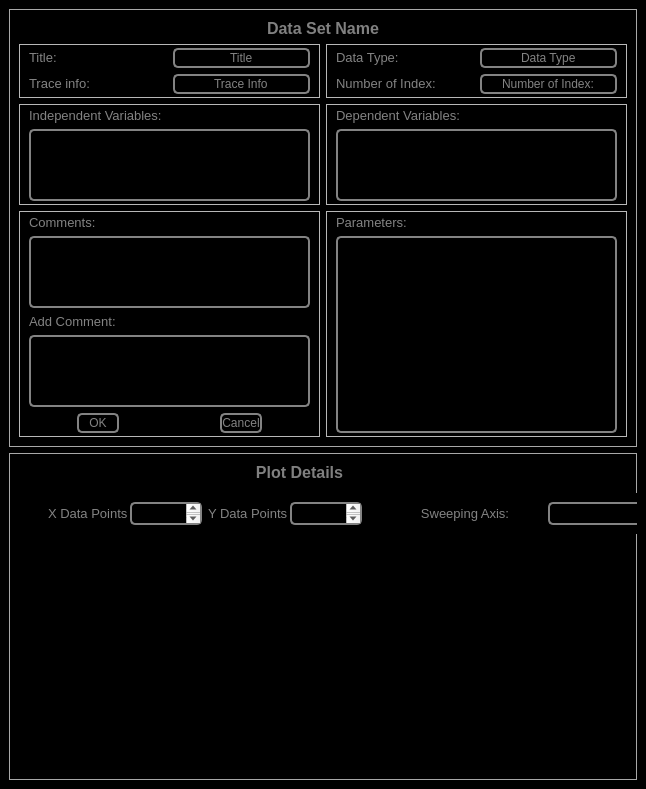
<?xml version="1.0" encoding="UTF-8"?>
<ui version="4.0">
 <class>MainWindow</class>
 <widget class="QMainWindow" name="MainWindow">
  <property name="geometry">
   <rect>
    <x>0</x>
    <y>0</y>
    <width>646</width>
    <height>789</height>
   </rect>
  </property>
  <property name="windowTitle">
   <string>Data Info</string>
  </property>
  <property name="windowIcon">
   <iconset resource="../../../Resources/nSOTScannerResources.qrc">
    <normaloff>:/nSOTScanner/Pictures/jj_schema.svg</normaloff>:/nSOTScanner/Pictures/jj_schema.svg</iconset>
  </property>
  <widget class="QWidget" name="centralwidget">
   <property name="styleSheet">
    <string notr="true">#centralwidget
{
background-color: rgb(0, 0, 0);
}</string>
   </property>
   <layout class="QVBoxLayout" name="verticalLayout_3" stretch="1,1">
    <item>
     <widget class="QFrame" name="frame_DataDetails">
      <property name="styleSheet">
       <string notr="true">#frame_DataDetails{
border:1px solid rgb(168,168,168)
}</string>
      </property>
      <property name="frameShape">
       <enum>QFrame::StyledPanel</enum>
      </property>
      <property name="frameShadow">
       <enum>QFrame::Raised</enum>
      </property>
      <layout class="QGridLayout" name="gridLayout" rowstretch="0,1,2,3,0" columnstretch="1,1">
       <item row="3" column="1">
        <widget class="QFrame" name="frame_DependentVariables">
         <property name="frameShape">
          <enum>QFrame::StyledPanel</enum>
         </property>
         <property name="frameShadow">
          <enum>QFrame::Raised</enum>
         </property>
         <layout class="QVBoxLayout" name="verticalLayout_2">
          <property name="topMargin">
           <number>3</number>
          </property>
          <property name="bottomMargin">
           <number>3</number>
          </property>
          <item>
           <widget class="QLabel" name="label_DependentVariables">
            <property name="text">
             <string>&lt;html&gt;&lt;head/&gt;&lt;body&gt;&lt;p&gt;&lt;span style=&quot; font-size:10pt; color:#838383;&quot;&gt;Dependent Variables:&lt;/span&gt;&lt;/p&gt;&lt;/body&gt;&lt;/html&gt;</string>
            </property>
           </widget>
          </item>
          <item>
           <widget class="QListWidget" name="listWidget_DependentVariables">
            <property name="styleSheet">
             <string notr="true">QListWidget#listWidget_DependentVariables{
color: rgb(131,131,131);
background-color:rgb(0,0,0);
border: 2px solid  rgb(131,131,131);
border-radius: 5px
}

QScrollBar:horizontal {
   border: 0px;
   background: black;
   height: 15px;
}
QScrollBar:vertical {
   border: 0px;
   background: black;
   width: 15px;
}</string>
            </property>
           </widget>
          </item>
         </layout>
        </widget>
       </item>
       <item row="3" column="0">
        <widget class="QFrame" name="frame_IndependentVariables">
         <property name="frameShape">
          <enum>QFrame::StyledPanel</enum>
         </property>
         <property name="frameShadow">
          <enum>QFrame::Raised</enum>
         </property>
         <layout class="QVBoxLayout" name="verticalLayout_4">
          <property name="topMargin">
           <number>3</number>
          </property>
          <property name="bottomMargin">
           <number>3</number>
          </property>
          <item>
           <widget class="QLabel" name="label_IndependentVariables">
            <property name="text">
             <string>&lt;html&gt;&lt;head/&gt;&lt;body&gt;&lt;p&gt;&lt;span style=&quot; font-size:10pt; color:#838383;&quot;&gt;Independent Variables:&lt;/span&gt;&lt;/p&gt;&lt;/body&gt;&lt;/html&gt;</string>
            </property>
           </widget>
          </item>
          <item>
           <widget class="QListWidget" name="listWidget_IndependentVariables">
            <property name="styleSheet">
             <string notr="true">QListWidget#listWidget_IndependentVariables{
color: rgb(131,131,131);
background-color:rgb(0,0,0);
border: 2px solid  rgb(131,131,131);
border-radius: 5px
}

QScrollBar:horizontal {
   border: 0px;
   background: black;
   height: 15px;
}
QScrollBar:vertical {
   border: 0px;
   background: black;
   width: 15px;
}</string>
            </property>
           </widget>
          </item>
         </layout>
        </widget>
       </item>
       <item row="0" column="0" colspan="2">
        <widget class="QLabel" name="label_DataSetName">
         <property name="font">
          <font>
           <pointsize>12</pointsize>
           <weight>75</weight>
           <bold>true</bold>
          </font>
         </property>
         <property name="styleSheet">
          <string notr="true">color:grey</string>
         </property>
         <property name="text">
          <string>Data Set Name</string>
         </property>
         <property name="alignment">
          <set>Qt::AlignCenter</set>
         </property>
        </widget>
       </item>
       <item row="4" column="0">
        <widget class="QFrame" name="frame_Comments">
         <property name="frameShape">
          <enum>QFrame::StyledPanel</enum>
         </property>
         <property name="frameShadow">
          <enum>QFrame::Raised</enum>
         </property>
         <layout class="QGridLayout" name="gridLayout_2" rowstretch="0,3,0,2,1" columnstretch="1,1,1,1,1,1">
          <property name="topMargin">
           <number>3</number>
          </property>
          <property name="bottomMargin">
           <number>3</number>
          </property>
          <item row="0" column="0" colspan="2">
           <widget class="QLabel" name="label_Comments">
            <property name="text">
             <string>&lt;html&gt;&lt;head/&gt;&lt;body&gt;&lt;p&gt;&lt;span style=&quot; font-size:10pt; color:#838383;&quot;&gt;Comments:&lt;/span&gt;&lt;/p&gt;&lt;/body&gt;&lt;/html&gt;</string>
            </property>
           </widget>
          </item>
          <item row="1" column="0" colspan="6">
           <widget class="QTextEdit" name="textEdit_CurrentComments">
            <property name="styleSheet">
             <string notr="true">QTextEdit#textEdit_CurrentComments{
color: rgb(131,131,131);
background-color:rgb(0,0,0);
border: 2px solid  rgb(131,131,131);
border-radius: 5px
}</string>
            </property>
            <property name="readOnly">
             <bool>true</bool>
            </property>
           </widget>
          </item>
          <item row="2" column="0" colspan="3">
           <widget class="QLabel" name="label_AddComments">
            <property name="text">
             <string>&lt;html&gt;&lt;head/&gt;&lt;body&gt;&lt;p&gt;&lt;span style=&quot; font-size:10pt; color:#838383;&quot;&gt;Add Comment:&lt;/span&gt;&lt;/p&gt;&lt;/body&gt;&lt;/html&gt;</string>
            </property>
           </widget>
          </item>
          <item row="3" column="0" colspan="6">
           <widget class="QTextEdit" name="textEdit_AddComments">
            <property name="styleSheet">
             <string notr="true">QTextEdit#textEdit_AddComments{
color: rgb(131,131,131);
background-color:rgb(0,0,0);
border: 2px solid  rgb(131,131,131);
border-radius: 5px
}</string>
            </property>
           </widget>
          </item>
          <item row="4" column="0">
           <spacer name="horizontalSpacer">
            <property name="orientation">
             <enum>Qt::Horizontal</enum>
            </property>
            <property name="sizeHint" stdset="0">
             <size>
              <width>50</width>
              <height>20</height>
             </size>
            </property>
           </spacer>
          </item>
          <item row="4" column="1">
           <widget class="QPushButton" name="pushButton_ok">
            <property name="sizePolicy">
             <sizepolicy hsizetype="Preferred" vsizetype="Preferred">
              <horstretch>0</horstretch>
              <verstretch>0</verstretch>
             </sizepolicy>
            </property>
            <property name="styleSheet">
             <string notr="true">QPushButton:pressed#pushButton_ok{
color: rgb(0,0,0);
background-color:rgb(131,131,131);
border: 1px solid rgb(0,0,0);
border-radius: 5px
}

QPushButton#pushButton_ok{
color: rgb(131,131,131);
background-color:rgb(0,0,0);
border: 2px solid  rgb(131,131,131);
border-radius: 5px
}</string>
            </property>
            <property name="text">
             <string>OK</string>
            </property>
           </widget>
          </item>
          <item row="4" column="2">
           <spacer name="horizontalSpacer_2">
            <property name="orientation">
             <enum>Qt::Horizontal</enum>
            </property>
            <property name="sizeHint" stdset="0">
             <size>
              <width>49</width>
              <height>20</height>
             </size>
            </property>
           </spacer>
          </item>
          <item row="4" column="3">
           <spacer name="horizontalSpacer_3">
            <property name="orientation">
             <enum>Qt::Horizontal</enum>
            </property>
            <property name="sizeHint" stdset="0">
             <size>
              <width>50</width>
              <height>20</height>
             </size>
            </property>
           </spacer>
          </item>
          <item row="4" column="4">
           <widget class="QPushButton" name="pushButton_Cancel">
            <property name="sizePolicy">
             <sizepolicy hsizetype="Preferred" vsizetype="Preferred">
              <horstretch>0</horstretch>
              <verstretch>0</verstretch>
             </sizepolicy>
            </property>
            <property name="styleSheet">
             <string notr="true">QPushButton:pressed#pushButton_Cancel{
color: rgb(0,0,0);
background-color:rgb(131,131,131);
border: 1px solid rgb(0,0,0);
border-radius: 5px
}

QPushButton#pushButton_Cancel{
color: rgb(131,131,131);
background-color:rgb(0,0,0);
border: 2px solid  rgb(131,131,131);
border-radius: 5px
}</string>
            </property>
            <property name="text">
             <string>Cancel</string>
            </property>
           </widget>
          </item>
          <item row="4" column="5">
           <spacer name="horizontalSpacer_4">
            <property name="orientation">
             <enum>Qt::Horizontal</enum>
            </property>
            <property name="sizeHint" stdset="0">
             <size>
              <width>50</width>
              <height>20</height>
             </size>
            </property>
           </spacer>
          </item>
         </layout>
        </widget>
       </item>
       <item row="4" column="1">
        <widget class="QFrame" name="frame_parameter">
         <property name="frameShape">
          <enum>QFrame::StyledPanel</enum>
         </property>
         <property name="frameShadow">
          <enum>QFrame::Raised</enum>
         </property>
         <layout class="QVBoxLayout" name="verticalLayout" stretch="0,0">
          <property name="topMargin">
           <number>3</number>
          </property>
          <property name="bottomMargin">
           <number>3</number>
          </property>
          <item>
           <widget class="QLabel" name="label_Parameters">
            <property name="text">
             <string>&lt;html&gt;&lt;head/&gt;&lt;body&gt;&lt;p&gt;&lt;span style=&quot; font-size:10pt; color:#838383;&quot;&gt;Parameters:&lt;/span&gt;&lt;/p&gt;&lt;/body&gt;&lt;/html&gt;</string>
            </property>
           </widget>
          </item>
          <item>
           <widget class="QListWidget" name="listWidget_parameters">
            <property name="styleSheet">
             <string notr="true">QListWidget#listWidget_parameters{
color: rgb(131,131,131);
background-color:rgb(0,0,0);
border: 2px solid  rgb(131,131,131);
border-radius: 5px
}

QScrollBar:horizontal {
   border: 0px;
   background: black;
   height: 15px;
}
QScrollBar:vertical {
   border: 0px;
   background: black;
   width: 15px;
}</string>
            </property>
           </widget>
          </item>
         </layout>
        </widget>
       </item>
       <item row="2" column="0">
        <widget class="QFrame" name="frame_Description1">
         <property name="frameShape">
          <enum>QFrame::StyledPanel</enum>
         </property>
         <property name="frameShadow">
          <enum>QFrame::Raised</enum>
         </property>
         <layout class="QGridLayout" name="gridLayout_3" rowstretch="1,1" columnstretch="1,1">
          <property name="topMargin">
           <number>3</number>
          </property>
          <property name="bottomMargin">
           <number>3</number>
          </property>
          <item row="1" column="0">
           <widget class="QLabel" name="label_TraceInfo">
            <property name="minimumSize">
             <size>
              <width>80</width>
              <height>0</height>
             </size>
            </property>
            <property name="text">
             <string>&lt;html&gt;&lt;head/&gt;&lt;body&gt;&lt;p&gt;&lt;span style=&quot; font-size:10pt; color:#838383;&quot;&gt;Trace info:&lt;/span&gt;&lt;/p&gt;&lt;/body&gt;&lt;/html&gt;</string>
            </property>
            <property name="alignment">
             <set>Qt::AlignLeading|Qt::AlignLeft|Qt::AlignVCenter</set>
            </property>
           </widget>
          </item>
          <item row="1" column="1">
           <widget class="QLineEdit" name="lineEdit_TraceInfo">
            <property name="styleSheet">
             <string notr="true">QLineEdit#lineEdit_TraceInfo{
color: rgb(131,131,131);
background-color:rgb(0,0,0);
border: 2px solid  rgb(131,131,131);
border-radius: 5px
}
</string>
            </property>
            <property name="text">
             <string>Trace Info</string>
            </property>
            <property name="alignment">
             <set>Qt::AlignCenter</set>
            </property>
            <property name="readOnly">
             <bool>true</bool>
            </property>
           </widget>
          </item>
          <item row="0" column="0">
           <widget class="QLabel" name="label_Title">
            <property name="minimumSize">
             <size>
              <width>80</width>
              <height>0</height>
             </size>
            </property>
            <property name="text">
             <string>&lt;html&gt;&lt;head/&gt;&lt;body&gt;&lt;p&gt;&lt;span style=&quot; font-size:10pt; color:#838383;&quot;&gt;Title:&lt;/span&gt;&lt;/p&gt;&lt;/body&gt;&lt;/html&gt;</string>
            </property>
            <property name="alignment">
             <set>Qt::AlignLeading|Qt::AlignLeft|Qt::AlignVCenter</set>
            </property>
           </widget>
          </item>
          <item row="0" column="1">
           <widget class="QLineEdit" name="lineEdit_Title">
            <property name="styleSheet">
             <string notr="true">QLineEdit#lineEdit_Title{
color: rgb(131,131,131);
background-color:rgb(0,0,0);
border: 2px solid  rgb(131,131,131);
border-radius: 5px
}
</string>
            </property>
            <property name="text">
             <string>Title</string>
            </property>
            <property name="alignment">
             <set>Qt::AlignCenter</set>
            </property>
            <property name="readOnly">
             <bool>false</bool>
            </property>
           </widget>
          </item>
         </layout>
        </widget>
       </item>
       <item row="2" column="1">
        <widget class="QFrame" name="frame_Description2">
         <property name="frameShape">
          <enum>QFrame::StyledPanel</enum>
         </property>
         <property name="frameShadow">
          <enum>QFrame::Raised</enum>
         </property>
         <layout class="QGridLayout" name="gridLayout_4" rowstretch="1,1" columnstretch="1,1">
          <property name="topMargin">
           <number>3</number>
          </property>
          <property name="bottomMargin">
           <number>3</number>
          </property>
          <item row="1" column="1">
           <widget class="QLineEdit" name="lineEdit_Numberofindex">
            <property name="styleSheet">
             <string notr="true">QLineEdit#lineEdit_Numberofindex{
color: rgb(131,131,131);
background-color:rgb(0,0,0);
border: 2px solid  rgb(131,131,131);
border-radius: 5px
}
</string>
            </property>
            <property name="text">
             <string>Number of Index:</string>
            </property>
            <property name="alignment">
             <set>Qt::AlignCenter</set>
            </property>
            <property name="readOnly">
             <bool>true</bool>
            </property>
           </widget>
          </item>
          <item row="1" column="0">
           <widget class="QLabel" name="label_Numberofindex">
            <property name="minimumSize">
             <size>
              <width>80</width>
              <height>0</height>
             </size>
            </property>
            <property name="text">
             <string>&lt;html&gt;&lt;head/&gt;&lt;body&gt;&lt;p&gt;&lt;span style=&quot; font-size:10pt; color:#838383;&quot;&gt;Number of Index:&lt;/span&gt;&lt;/p&gt;&lt;/body&gt;&lt;/html&gt;</string>
            </property>
            <property name="alignment">
             <set>Qt::AlignLeading|Qt::AlignLeft|Qt::AlignVCenter</set>
            </property>
           </widget>
          </item>
          <item row="0" column="1">
           <widget class="QLineEdit" name="lineEdit_DataType">
            <property name="styleSheet">
             <string notr="true">QLineEdit#lineEdit_DataType{
color: rgb(131,131,131);
background-color:rgb(0,0,0);
border: 2px solid  rgb(131,131,131);
border-radius: 5px
}
</string>
            </property>
            <property name="text">
             <string>Data Type</string>
            </property>
            <property name="alignment">
             <set>Qt::AlignCenter</set>
            </property>
            <property name="readOnly">
             <bool>true</bool>
            </property>
           </widget>
          </item>
          <item row="0" column="0">
           <widget class="QLabel" name="label_DataType">
            <property name="minimumSize">
             <size>
              <width>80</width>
              <height>0</height>
             </size>
            </property>
            <property name="text">
             <string>&lt;html&gt;&lt;head/&gt;&lt;body&gt;&lt;p&gt;&lt;span style=&quot; font-size:10pt; color:#838383;&quot;&gt;Data Type:&lt;/span&gt;&lt;/p&gt;&lt;/body&gt;&lt;/html&gt;</string>
            </property>
            <property name="alignment">
             <set>Qt::AlignLeading|Qt::AlignLeft|Qt::AlignVCenter</set>
            </property>
           </widget>
          </item>
         </layout>
        </widget>
       </item>
      </layout>
     </widget>
    </item>
    <item>
     <widget class="QFrame" name="frame_PlotDetails">
      <property name="styleSheet">
       <string notr="true">#frame_PlotDetails{
border:1px solid rgb(168,168,168)
}</string>
      </property>
      <property name="frameShape">
       <enum>QFrame::StyledPanel</enum>
      </property>
      <property name="frameShadow">
       <enum>QFrame::Raised</enum>
      </property>
      <widget class="QLabel" name="label_PlotDetails">
       <property name="geometry">
        <rect>
         <x>-10</x>
         <y>10</y>
         <width>601</width>
         <height>19</height>
        </rect>
       </property>
       <property name="font">
        <font>
         <pointsize>12</pointsize>
         <weight>75</weight>
         <bold>true</bold>
        </font>
       </property>
       <property name="styleSheet">
        <string notr="true">color:grey</string>
       </property>
       <property name="text">
        <string>Plot Details</string>
       </property>
       <property name="alignment">
        <set>Qt::AlignCenter</set>
       </property>
      </widget>
      <widget class="QFrame" name="frame_Dimension">
       <property name="geometry">
        <rect>
         <x>30</x>
         <y>40</y>
         <width>331</width>
         <height>41</height>
        </rect>
       </property>
       <property name="styleSheet">
        <string notr="true">QFrame#frame_Dimension{
color: rgb(131,131,131);
background-color:rgb(0,0,0);
border: 0px solid  rgb(131,131,131);
border-radius: 5px
}</string>
       </property>
       <property name="frameShape">
        <enum>QFrame::StyledPanel</enum>
       </property>
       <property name="frameShadow">
        <enum>QFrame::Raised</enum>
       </property>
       <layout class="QHBoxLayout" name="horizontalLayout">
        <item>
         <widget class="QLabel" name="label_XPoints">
          <property name="minimumSize">
           <size>
            <width>80</width>
            <height>0</height>
           </size>
          </property>
          <property name="text">
           <string>&lt;html&gt;&lt;head/&gt;&lt;body&gt;&lt;p&gt;&lt;span style=&quot; font-size:10pt; color:#838383;&quot;&gt;X Data Points:&lt;/span&gt;&lt;/p&gt;&lt;/body&gt;&lt;/html&gt;</string>
          </property>
          <property name="alignment">
           <set>Qt::AlignCenter</set>
          </property>
         </widget>
        </item>
        <item>
         <widget class="QTextEdit" name="textEdit_XPoints">
          <property name="styleSheet">
           <string notr="true">QTextEdit#textEdit_XPoints{
color: rgb(131,131,131);
background-color:rgb(0,0,0);
border: 2px solid  rgb(131,131,131);
border-radius: 5px
}
QScrollBar:vertical {
   border: 0px;
   background: black;
   width: 0px;
}</string>
          </property>
          <property name="html">
           <string>&lt;!DOCTYPE HTML PUBLIC &quot;-//W3C//DTD HTML 4.0//EN&quot; &quot;http://www.w3.org/TR/REC-html40/strict.dtd&quot;&gt;
&lt;html&gt;&lt;head&gt;&lt;meta name=&quot;qrichtext&quot; content=&quot;1&quot; /&gt;&lt;style type=&quot;text/css&quot;&gt;
p, li { white-space: pre-wrap; }
&lt;/style&gt;&lt;/head&gt;&lt;body style=&quot; font-family:'MS Shell Dlg 2'; font-size:8.25pt; font-weight:400; font-style:normal;&quot;&gt;
&lt;p align=&quot;center&quot; style=&quot;-qt-paragraph-type:empty; margin-top:0px; margin-bottom:0px; margin-left:0px; margin-right:0px; -qt-block-indent:0; text-indent:0px; font-size:8pt;&quot;&gt;&lt;br /&gt;&lt;/p&gt;&lt;/body&gt;&lt;/html&gt;</string>
          </property>
         </widget>
        </item>
        <item>
         <widget class="QLabel" name="label_YPoints">
          <property name="minimumSize">
           <size>
            <width>80</width>
            <height>0</height>
           </size>
          </property>
          <property name="text">
           <string>&lt;html&gt;&lt;head/&gt;&lt;body&gt;&lt;p&gt;&lt;span style=&quot; font-size:10pt; color:#838383;&quot;&gt;Y Data Points:&lt;/span&gt;&lt;/p&gt;&lt;/body&gt;&lt;/html&gt;</string>
          </property>
          <property name="alignment">
           <set>Qt::AlignCenter</set>
          </property>
         </widget>
        </item>
        <item>
         <widget class="QTextEdit" name="textEdit_YPoints">
          <property name="styleSheet">
           <string notr="true">QTextEdit#textEdit_YPoints{
color: rgb(131,131,131);
background-color:rgb(0,0,0);
border: 2px solid  rgb(131,131,131);
border-radius: 5px
}
QScrollBar:vertical {
   border: 0px;
   background: black;
   width: 0px;
}</string>
          </property>
          <property name="readOnly">
           <bool>true</bool>
          </property>
          <property name="html">
           <string>&lt;!DOCTYPE HTML PUBLIC &quot;-//W3C//DTD HTML 4.0//EN&quot; &quot;http://www.w3.org/TR/REC-html40/strict.dtd&quot;&gt;
&lt;html&gt;&lt;head&gt;&lt;meta name=&quot;qrichtext&quot; content=&quot;1&quot; /&gt;&lt;style type=&quot;text/css&quot;&gt;
p, li { white-space: pre-wrap; }
&lt;/style&gt;&lt;/head&gt;&lt;body style=&quot; font-family:'MS Shell Dlg 2'; font-size:8.25pt; font-weight:400; font-style:normal;&quot;&gt;
&lt;p align=&quot;center&quot; style=&quot;-qt-paragraph-type:empty; margin-top:0px; margin-bottom:0px; margin-left:0px; margin-right:0px; -qt-block-indent:0; text-indent:0px; font-size:8pt;&quot;&gt;&lt;br /&gt;&lt;/p&gt;&lt;/body&gt;&lt;/html&gt;</string>
          </property>
         </widget>
        </item>
       </layout>
      </widget>
      <widget class="QFrame" name="frame_SweepingAxis">
       <property name="geometry">
        <rect>
         <x>370</x>
         <y>40</y>
         <width>331</width>
         <height>41</height>
        </rect>
       </property>
       <property name="styleSheet">
        <string notr="true">QFrame#frame_SweepingAxis{
color: rgb(131,131,131);
background-color:rgb(0,0,0);
border: 0px solid  rgb(131,131,131);
border-radius: 5px
}</string>
       </property>
       <property name="frameShape">
        <enum>QFrame::StyledPanel</enum>
       </property>
       <property name="frameShadow">
        <enum>QFrame::Raised</enum>
       </property>
       <layout class="QHBoxLayout" name="horizontalLayout_2" stretch="1,1">
        <item>
         <widget class="QLabel" name="label_SweepingAxis">
          <property name="minimumSize">
           <size>
            <width>80</width>
            <height>0</height>
           </size>
          </property>
          <property name="text">
           <string>&lt;html&gt;&lt;head/&gt;&lt;body&gt;&lt;p&gt;&lt;span style=&quot; font-size:10pt; color:#838383;&quot;&gt;Sweeping Axis:&lt;/span&gt;&lt;/p&gt;&lt;/body&gt;&lt;/html&gt;</string>
          </property>
          <property name="alignment">
           <set>Qt::AlignCenter</set>
          </property>
         </widget>
        </item>
        <item>
         <widget class="QTextEdit" name="textEdit_SweepingAxis">
          <property name="styleSheet">
           <string notr="true">QTextEdit#textEdit_SweepingAxis{
color: rgb(131,131,131);
background-color:rgb(0,0,0);
border: 2px solid  rgb(131,131,131);
border-radius: 5px
}
QScrollBar:vertical {
   border: 0px;
   background: black;
   width: 0px;
}</string>
          </property>
          <property name="readOnly">
           <bool>true</bool>
          </property>
          <property name="html">
           <string>&lt;!DOCTYPE HTML PUBLIC &quot;-//W3C//DTD HTML 4.0//EN&quot; &quot;http://www.w3.org/TR/REC-html40/strict.dtd&quot;&gt;
&lt;html&gt;&lt;head&gt;&lt;meta name=&quot;qrichtext&quot; content=&quot;1&quot; /&gt;&lt;style type=&quot;text/css&quot;&gt;
p, li { white-space: pre-wrap; }
&lt;/style&gt;&lt;/head&gt;&lt;body style=&quot; font-family:'MS Shell Dlg 2'; font-size:8.25pt; font-weight:400; font-style:normal;&quot;&gt;
&lt;p align=&quot;center&quot; style=&quot;-qt-paragraph-type:empty; margin-top:0px; margin-bottom:0px; margin-left:0px; margin-right:0px; -qt-block-indent:0; text-indent:0px; font-size:8pt;&quot;&gt;&lt;br /&gt;&lt;/p&gt;&lt;/body&gt;&lt;/html&gt;</string>
          </property>
         </widget>
        </item>
       </layout>
      </widget>
     </widget>
    </item>
   </layout>
  </widget>
 </widget>
 <resources>
  <include location="../../../Resources/nSOTScannerResources.qrc"/>
 </resources>
 <connections/>
</ui>
